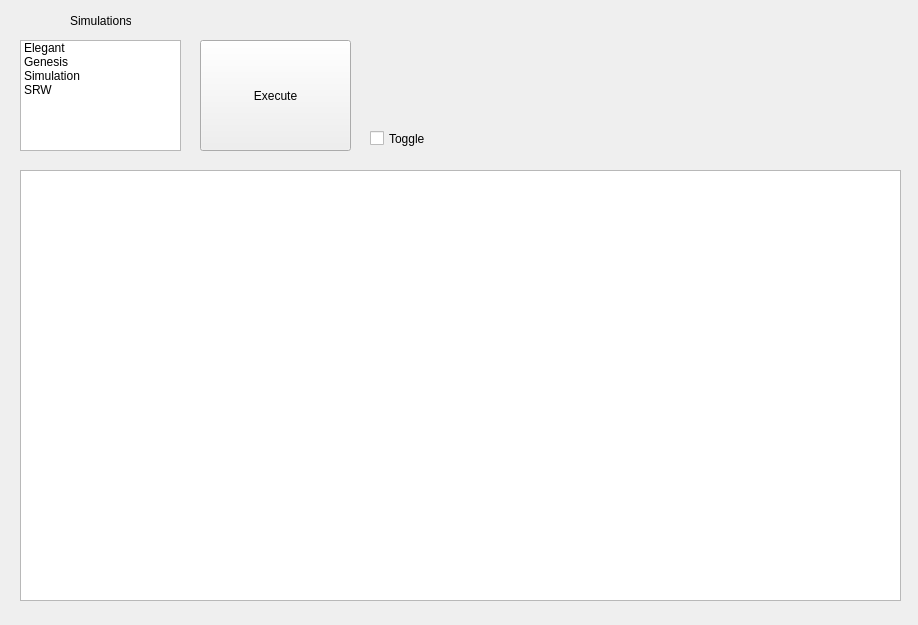
<?xml version="1.0" encoding="UTF-8"?>
<ui version="4.0">
 <class>Form</class>
 <widget class="QWidget" name="Form">
  <property name="geometry">
   <rect>
    <x>0</x>
    <y>0</y>
    <width>918</width>
    <height>625</height>
   </rect>
  </property>
  <property name="windowTitle">
   <string>Form</string>
  </property>
  <widget class="QListWidget" name="programs">
   <property name="geometry">
    <rect>
     <x>20</x>
     <y>40</y>
     <width>161</width>
     <height>111</height>
    </rect>
   </property>
   <item>
    <property name="text">
     <string>Elegant</string>
    </property>
   </item>
   <item>
    <property name="text">
     <string>Genesis</string>
    </property>
   </item>
   <item>
    <property name="text">
     <string>Simulation</string>
    </property>
   </item>
   <item>
    <property name="text">
     <string>SRW</string>
    </property>
   </item>
  </widget>
  <widget class="QLabel" name="label">
   <property name="geometry">
    <rect>
     <x>70</x>
     <y>10</y>
     <width>61</width>
     <height>21</height>
    </rect>
   </property>
   <property name="text">
    <string>Simulations</string>
   </property>
  </widget>
  <widget class="QGraphicsView" name="graphicsView">
   <property name="geometry">
    <rect>
     <x>20</x>
     <y>170</y>
     <width>881</width>
     <height>431</height>
    </rect>
   </property>
  </widget>
  <widget class="QPushButton" name="pushButton">
   <property name="geometry">
    <rect>
     <x>200</x>
     <y>40</y>
     <width>151</width>
     <height>111</height>
    </rect>
   </property>
   <property name="text">
    <string>Execute</string>
   </property>
  </widget>
  <widget class="QCheckBox" name="checkBox">
   <property name="geometry">
    <rect>
     <x>370</x>
     <y>130</y>
     <width>91</width>
     <height>17</height>
    </rect>
   </property>
   <property name="text">
    <string>Toggle</string>
   </property>
  </widget>
 </widget>
 <resources/>
 <connections/>
</ui>
